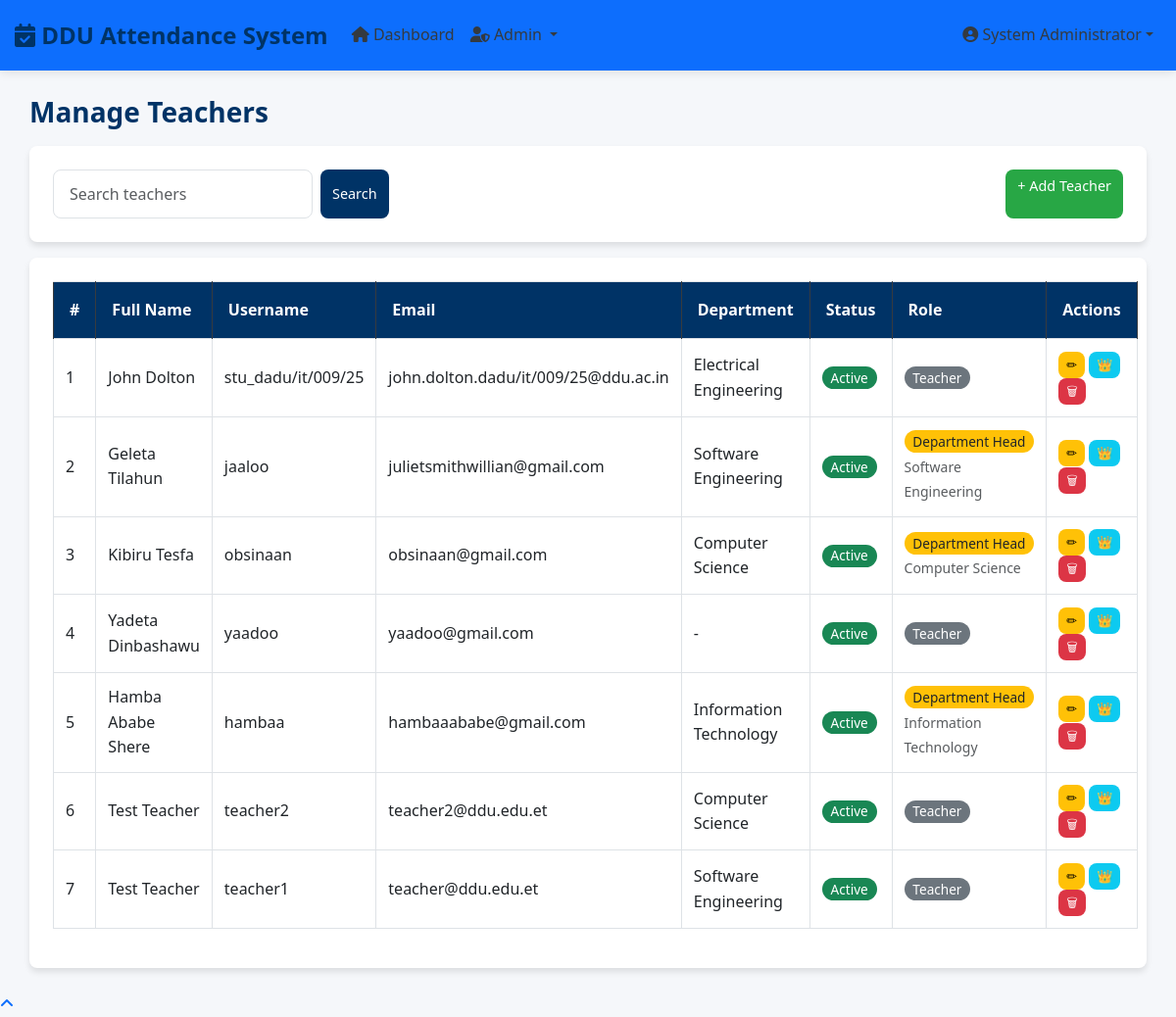
The app's page /admin/manage_teachers.php (signed in) with its own data.
### tables this page shows
CREATE TABLE `users` (
  `user_id` int(11) NOT NULL,
  `username` varchar(50) NOT NULL,
  `password` varchar(255) NOT NULL,
  `full_name` varchar(100) NOT NULL,
  `email` varchar(100) NOT NULL,
  `phone` varchar(20) DEFAULT NULL,
  `role` enum('admin','teacher','student','dean','registrar') DEFAULT 'teacher',
  `department_id` int(11) DEFAULT NULL,
  `profile_image` varchar(255) DEFAULT NULL,
  `is_active` tinyint(1) DEFAULT '1',
  `created_at` timestamp NOT NULL DEFAULT CURRENT_TIMESTAMP,
  `updated_at` timestamp NOT NULL DEFAULT CURRENT_TIMESTAMP ON UPDATE CURRENT_TIMESTAMP,
  `is_department_head` tinyint(1) DEFAULT '0'
);

CREATE TABLE `departments` (
  `department_id` int(11) NOT NULL,
  `department_code` varchar(20) NOT NULL,
  `department_name` varchar(100) NOT NULL,
  `faculty` varchar(100) DEFAULT NULL,
  `description` text,
  `created_at` timestamp NOT NULL DEFAULT CURRENT_TIMESTAMP,
  `department_head_id` int(11) DEFAULT NULL
);

### admin/manage_teachers.php (the view, shortened to what this page needs)
<?php
require_once '../includes/db_connect.php';
$search = $_GET['search'] ?? '';
$where = "WHERE u.role = 'teacher'";
$sql = "
SELECT
    u.user_id,
    u.full_name,
    u.username,
    u.email,
    u.phone,
    u.is_active,
    u.is_department_head,
    d.department_id,
    d.department_name,
    d.department_head_id
FROM users u
LEFT JOIN departments d
    ON d.department_id = u.department_id
$where
ORDER BY u.user_id DESC
";
$teachers = $conn->query($sql);
include '../includes/header.php';
?>
<div class="container-fluid">
<h3 class="mt-4">Manage Teachers</h3>
<div class="card mb-3">
<div class="card-body d-flex justify-content-between">
<form class="d-flex" method="GET">
<input class="form-control me-2" name="search"
       placeholder="Search teachers"
       value="<?= htmlspecialchars($search) ?>">
<button class="btn btn-primary">Search</button>
</form>
<a href="add_teacher.php" class="btn btn-success">+ Add Teacher</a>
</div>
</div>
<div class="card">
<div class="card-body table-responsive">
<table class="table table-bordered">
<thead class="table-dark">
<tr>
<th>#</th>
<th>Full Name</th>
<th>Username</th>
<th>Email</th>
<th>Department</th>
<th>Status</th>
<th>Role</th>
<th>Actions</th>
</tr>
</thead>
<tbody>
<?php if ($teachers->num_rows > 0): ?>
<?php $i=1; while($row=$teachers->fetch_assoc()): ?>
<tr>
<td><?= $i++ ?></td>
<td><?= $row['full_name'] ?></td>
<td><?= $row['username'] ?></td>
<td><?= $row['email'] ?></td>
<td><?= $row['department_name'] ?: '-' ?></td>
<td>
<span class="badge bg-<?= $row['is_active'] ? 'success' : 'danger' ?>">
<?= $row['is_active'] ? 'Active' : 'Inactive' ?>
</span>
</td>
<td>
<?php if ($row['is_department_head']): ?>
<span class="badge bg-warning text-dark">Department Head</span>
<?php if ($row['department_name']): ?>
<br><small class="text-muted"><?= $row['department_name'] ?></small>
<?php endif; ?>
<?php else: ?>
<span class="badge bg-secondary">Teacher</span>
<?php endif; ?>
</td>
<td>
<button class="btn btn-warning btn-sm"
onclick="editTeacher(<?= $row['user_id'] ?>)">✏</button>
<button class="btn btn-info btn-sm"
        onclick="setDepartmentHead(<?= $row['user_id'] ?>, '<?= htmlspecialchars(addslashes($row['full_name'])) ?>', <?= $row['department_id'] ?: 'null' ?>, <?= $row['is_department_head'] ? 'true' : 'false' ?>)">
    👑
</button>
<button class="btn btn-danger btn-sm"
onclick="disableTeacher(<?= $row['user_id'] ?>)">🗑</button>
</td>
</tr>
<?php endwhile; ?>
<?php else: ?>
<tr><td colspan="8" class="text-center">No teachers found</td></tr>
<?php endif; ?>
</tbody>
</table>
</div>
</div>
</div>
<?php include '../includes/footer.php'; ?>

### assets/css/style.css (style rules this page uses)
:root { --primary-color: #003366; --secondary-color: #FFD700; --success-color: #28a745; --danger-color: #dc3545; --warning-color: #ffc107; --info-color: #17a2b8; --light-color: #f8f9fa; --dark-color: #343a40; --gray-color: #6c757d; --border-radius: 8px; --box-shadow: 0 4px 6px rgba(0, 0, 0, 0.1); --transition: all 0.3s ease; }
* { margin: 0; padding: 0; box-sizing: border-box; }
body { font-family: 'Segoe UI', Tahoma, Geneva, Verdana, sans-serif; line-height: 1.6; color: var(--dark-color); background-color: #f5f7fa; }
.container-fluid { padding-left: 15px; padding-right: 15px; }
h1, h2, h3, h4, h5, h6 { font-weight: 600; line-height: 1.3; margin-bottom: 1rem; color: var(--primary-color); }
h3 { font-size: 1.75rem; }
.btn { border-radius: var(--border-radius); padding: 0.5rem 1.5rem; font-weight: 500; transition: var(--transition); border: none; cursor: pointer; }
.btn-primary { background-color: var(--primary-color); border-color: var(--primary-color); }
.btn-success { background-color: var(--success-color); border-color: var(--success-color); }
.btn-danger { background-color: var(--danger-color); border-color: var(--danger-color); }
.card { border: none; border-radius: var(--border-radius); box-shadow: var(--box-shadow); transition: var(--transition); background: white; margin-bottom: 1.5rem; }
.card-body { padding: 1.5rem; }
.form-control, .form-select { border-radius: var(--border-radius); border: 1px solid #dee2e6; padding: 0.75rem 1rem; transition: var(--transition); }
.table { width: 100%; margin-bottom: 1rem; color: var(--dark-color); }
.table thead th { background-color: var(--primary-color); color: white; border-bottom: none; font-weight: 600; padding: 1rem; }
.table td, .table th { padding: 0.75rem; vertical-align: middle; border-top: 1px solid #dee2e6; }
.badge { padding: 0.35em 0.65em; font-weight: 500; border-radius: 50rem; }
.badge { font-size: 0.85em; }
.card { transition: transform 0.2s; }
.table th { background-color: #f8f9fa; border-bottom: 2px solid #dee2e6; }
.btn { padding: 0.375rem 0.75rem; font-size: 0.9rem; }
.btn-sm { padding: 0.25rem 0.5rem; font-size: 0.8rem; }

### includes/footer.php (style rules this page uses)
.badge { font-size: 85%; }

### records on screen
users: full_name "John Dolton", username "stu_dadu/it/009/25", email "john.dolton.dadu/it/009/25@ddu.ac.in", department.department_name "Electrical Engineering", is_active "Active", is_department_head "Teacher"
users: full_name "Geleta Tilahun", username "jaaloo", email "julietsmithwillian@gmail.com", department.department_name "Software Engineering", is_active "Active"
users: full_name "Kibiru Tesfa", username "obsinaan", email "obsinaan@gmail.com", department.department_name "Computer Science", is_active "Active"
users: full_name "Yadeta Dinbashawu", username "yaadoo", email "yaadoo@gmail.com", department_name "-", is_active "Active", is_department_head "Teacher"
users: full_name "Hamba Ababe Shere", username "hambaa", email "hambaaababe@gmail.com", department.department_name "Information Technology", is_active "Active"
users: full_name "Test Teacher", username "teacher2", email "teacher2@ddu.edu.et", department.department_name "Computer Science", is_active "Active", is_department_head "Teacher"
users: full_name "Test Teacher", username "teacher1", email "teacher@ddu.edu.et", department.department_name "Software Engineering", is_active "Active", is_department_head "Teacher"

### other values on screen
$full_name "System Administrator"
